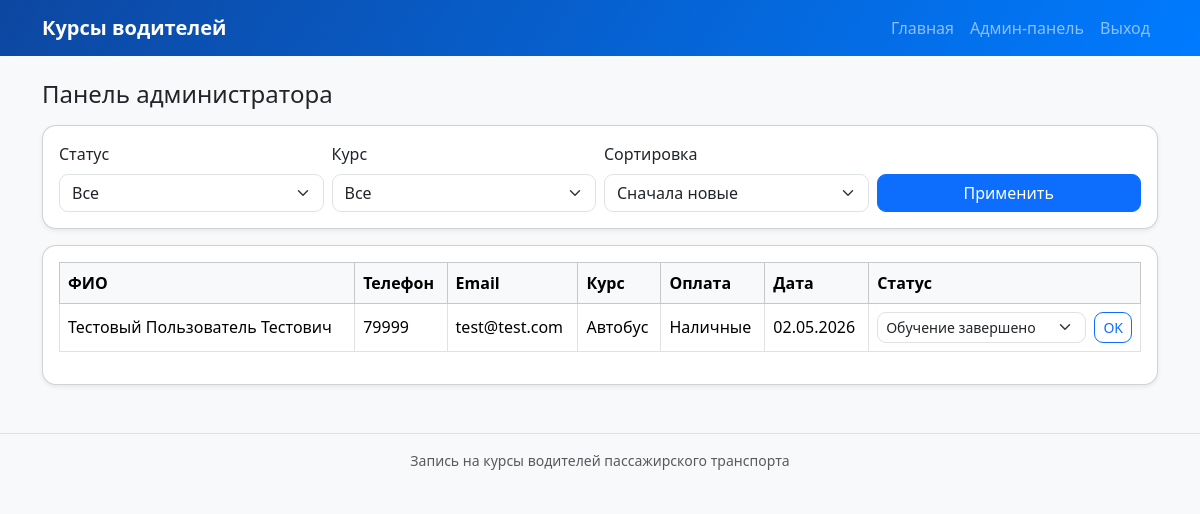
Page /admin-panel/ (signed in) on the committed database.
### courses/models.py (models this page shows, shortened)
class Application(models.Model):
    COURSE_CHOICES = [
        ('bus', 'Автобус'),
        ('electrobus','Электробус'),
        ('tram','Трамвай'),
    ]
    PAYMENT_CHOICES = [
        ('cash','Наличные'),
        ('card', 'Карта'),
        ('online', 'Онлайн'),
    ]
    STATUS_CHOICES = [
        ('new', 'Новая'),
        ('learning', 'Идет обучение'),
        ('finished', 'Обучение завершено'),
    ]
    user = models.ForeignKey(User, on_delete=models.CASCADE, verbose_name='Пользователь')
    course_type = models.CharField('Курс', max_length=20, choices=COURSE_CHOICES)
    payment_type = models.CharField('Способ оплаты', max_length=20, choices=PAYMENT_CHOICES)
    preferred_date = models.DateField('Дата обучения')
    status = models.CharField('Статус', max_length=20, choices=STATUS_CHOICES, default='new')
    created_at = models.DateTimeField('Дата заявки', auto_now_add=True)

class User(models.Model):
    surname = models.CharField('Фамилия', max_length=50)
    name = models.CharField('Имя', max_length=50)
    patronymic = models.CharField('Отчество', max_length=50, blank=True)
    login = models.CharField('Логин', max_length=50, unique=True)
    password = models.CharField('Пароль', max_length=100)
    phone = models.CharField('Телефон', max_length=30)
    email = models.EmailField('Email')

### courses/views.py (the view)
# urls.py: path('admin-panel/', views.admin_panel, name='admin_panel'),
def admin_panel(request):
    if not request.session.get('is_admin'):
        return redirect('login')
    applications = Application.objects.select_related('user').all()
    status = request.GET.get('status')
    course = request.GET.get('course')
    sort = request.GET.get('sort', '-created_at')
    if status:
        applications = applications.filter(status=status)
    if course:
        applications = applications.filter(course_type=course)
    if sort in ['created_at', '-created_at', 'preferred_date', '-preferred_date', 'status']:
        applications = applications.order_by(sort)
    else:
        applications = applications.order_by('-created_at')
    paginator = Paginator(applications,5)
    page_number = request.GET.get('page')
    page_obj = paginator.get_page(page_number)
    return render(request, 'admin_panel.html',{
        'page_obj': page_obj,
        'status_choices': Application.STATUS_CHOICES,
        'course_choices': Application.COURSE_CHOICES,
    })

### templates/admin_panel.html (shortened to what this page needs)
{% extends 'base.html' %}
{% block content %}
<h2 class="h4 mb-3">Панель администратора</h2>
<div class="card shadow-sm mb-3">
    <div class="card-body">
        <form method="get" class="row g-2 align-items-end">
            <div class="col-md-3">
                <label class="form-label">Статус</label>
                <select name="status" class="form-select">
                    <option value="">Все</option>
                </select>
            </div>
            <div class="col-md-3">
                <label class="form-label">Курс</label>
                <select name="course" class="form-select">
                    <option value="">Все</option>
                </select>
            </div>
            <div class="col-md-3">
                <label class="form-label">Сортировка</label>
                <select name="sort" class="form-select">
                    <option value="-created_at">Сначала новые</option>
                </select>
            </div>
            <div class="col-md-3">
                <button class="btn btn-primary w-100">Применить</button>
            </div>
        </form>
    </div>
</div>
<div class="card shadow-sm">
    <div class="card-body">
        <div class="table-responsive">
            <table class="table table-bordered table-hover align-middle">
                <thead class="table-light">
                <tr>
                    <th>ФИО</th>
                    <th>Телефон</th>
                    <th>Email</th>
                    <th>Курс</th>
                    <th>Оплата</th>
                    <th>Дата</th>
                    <th>Статус</th>
                </tr>
                </thead>
                <tbody>
                {% for application in page_obj %}
                    <tr>
                        <td>{{ application.user.surname }} {{ application.user.name }} {{ application.user.patronymic }}</td>
                        <td>{{ application.user.phone }}</td>
                        <td>{{ application.user.email }}</td>
                        <td>{{ application.get_course_type_display }}</td>
                        <td>{{ application.get_payment_type_display }}</td>
                        <td>{{ application.preferred_date|date:'d.m.Y' }}</td>
                        <td>
                            <form method="post" action="{% url 'change_status' application.id %}" class="d-flex gap-2">
                                <select name="status" class="form-select form-select-sm">
                                    {% for value, title in status_choices %}
                                        <option value="{{ value }}" {% if application.status == value %}selected{% endif %}>{{ title }}</option>
                                    {% endfor %}
                                </select>
                                <button class="btn btn-sm btn-outline-primary">OK</button>
                            </form>
                        </td>
                    </tr>
                {% empty %}
                    <tr><td colspan="7" class="text-muted">Заявок пока нет.</td></tr>
                {% endfor %}
                </tbody>
            </table>
        </div>
    </div>
</div>
{% endblock %}

### static/css/style.css (style rules this page uses)
body { background: #f8f9fa; }
.card { border-radius: 14px; }
.form-control, .form-select { border-radius: 9px; }
.btn { border-radius: 9px; }

### rows in the picture
Application: user.surname "Тестовый", user.name "Пользователь", user.patronymic "Тестович", user.phone "79999", user.email "test@test.com", course_type "Автобус", payment_type "Наличные", preferred_date "02.05.2026", status "Обучение завершено"
